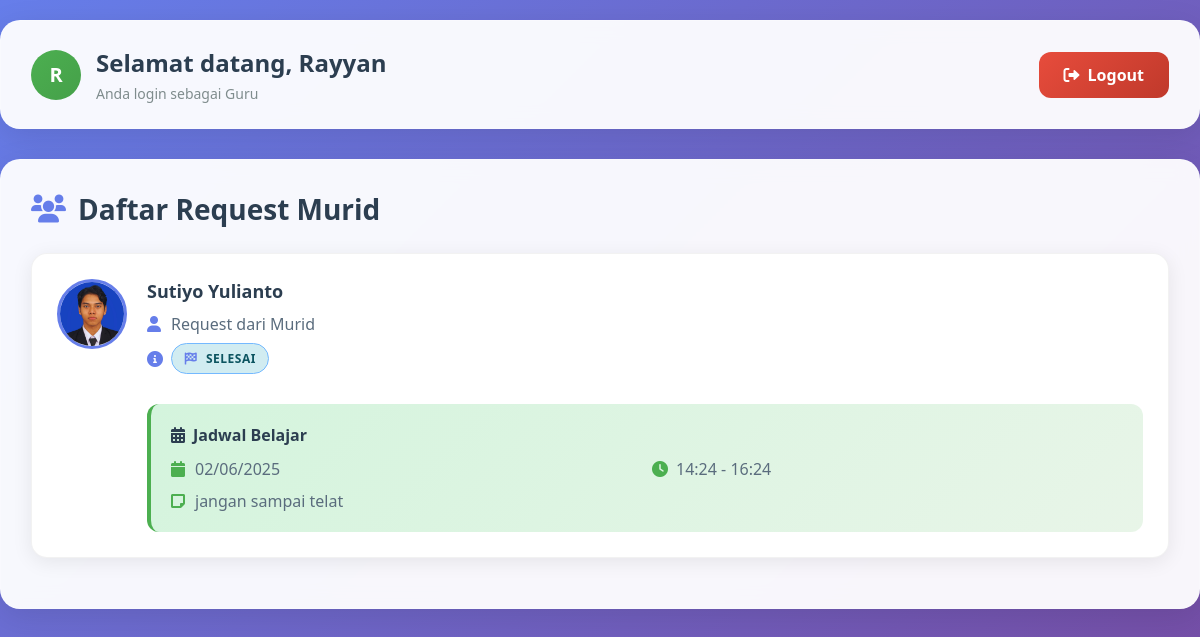
Page /dashboard.php (signed in) on the committed database.
### tables this page shows
CREATE TABLE `profiles` (
  `user_id` int(11) NOT NULL,
  `full_name` varchar(100) DEFAULT NULL,
  `skills` text DEFAULT NULL,
  `training_field` text DEFAULT NULL,
  `location` varchar(100) DEFAULT NULL,
  `profile_picture` varchar(255) DEFAULT NULL,
  `id_card` varchar(255) DEFAULT NULL
);

CREATE TABLE `requests` (
  `id` int(11) NOT NULL,
  `student_id` int(11) NOT NULL,
  `teacher_id` int(11) NOT NULL,
  `status` enum('pending','accepted','rejected','completed') NOT NULL DEFAULT 'pending',
  `created_at` timestamp NOT NULL DEFAULT current_timestamp()
);

CREATE TABLE `schedules` (
  `id` int(11) NOT NULL,
  `request_id` int(11) NOT NULL,
  `schedule_date` date NOT NULL,
  `start_time` time NOT NULL,
  `end_time` time NOT NULL,
  `notes` text DEFAULT NULL,
  `created_at` timestamp NOT NULL DEFAULT current_timestamp()
);

### dashboard.php (the view, shortened to what this page needs)
<?php
include __DIR__ . '/includes/db_connect.php';
$role = $_SESSION['role'];
$user_id = $_SESSION['user_id'];
$stmt = $conn->prepare("SELECT full_name FROM profiles WHERE user_id = ?");
$stmt->bind_param("i", $user_id);
$stmt->execute();
$profile = $stmt->get_result()->fetch_assoc();
?>
<!DOCTYPE html>
<html>
<head>
    <link href="https://cdnjs.cloudflare.com/ajax/libs/font-awesome/6.0.0/css/all.min.css" rel="stylesheet">
    <link rel="stylesheet" href="assets/css/style.css">
</head>
<body>
    <div class="container">
        <div class="header">
            <div class="welcome-section">
                <div class="user-avatar">
                    <?= strtoupper(substr($profile['full_name'] ?? 'U', 0, 1)) ?>
                </div>
                <div class="welcome-text">
                    <h1>Selamat datang, <?= htmlspecialchars($profile['full_name'] ?? 'Pengguna') ?></h1>
                    <p>Anda login sebagai <?= $role === 'teacher' ? 'Guru' : 'Murid' ?></p>
                </div>
            </div>
            <a href="logout.php" class="logout-btn">
                <i class="fas fa-sign-out-alt"></i>
                Logout
            </a>
        </div>
        <div class="main-content">
            <?php if ($role === 'teacher') : ?>
                <h2 class="section-title">
                    <i class="fas fa-users"></i>
                    Daftar Request Murid
                </h2>
                <?php
                $stmt = $conn->prepare("SELECT r.*, p.full_name, p.profile_picture
                                    FROM requests r
                                    JOIN profiles p ON r.student_id = p.user_id
                                    WHERE r.teacher_id = ?");
                $stmt->bind_param("i", $_SESSION['user_id']);
                $stmt->execute();
                $requests = $stmt->get_result();
                if ($requests->num_rows > 0) {
                    while ($request = $requests->fetch_assoc()) {
                        echo "<div class='card'>
                                <div class='request-card'>
                                    <div>";
                        if (!empty($request['profile_picture']) && file_exists(__DIR__ . '/uploads/' . $request['profile_picture'])) {
                            echo "<img src='uploads/".htmlspecialchars($request['profile_picture'])."' class='profile-image' alt='Profile'>";
                        } else {
                            echo "<div class='profile-placeholder'>".strtoupper(substr($request['full_name'], 0, 1))."</div>";
                        }
                        echo "</div>
                                <div class='request-info'>
                                    <h3>".htmlspecialchars($request['full_name'])."</h3>
                                    <div class='info-row'>
                                        <i class='fas fa-user'></i>
                                        <span>Request dari Murid</span>
                                    </div>";
                        $status_class = '';
                        $status_text = '';
                        $status_icon = '';
                        switch ($request['status']) {
                            case 'completed':
                                $status_class = 'status-completed';
                                $status_text = 'Selesai';
                                $status_icon = 'fas fa-flag-checkered';
                                break;
                        }
                        echo "<div class='info-row'>
                                <i class='fas fa-info-circle'></i>
                                <span class='status-badge ".$status_class."'>
                                    <i class='".$status_icon."'></i>
                                    ".$status_text."
                                </span>
                            </div>";
                        echo "<div class='action-buttons'>";
                        switch ($request['status']) {
                            case 'completed':
                                $schedule_stmt = $conn->prepare("SELECT * FROM schedules WHERE request_id = ?");
                                $schedule_stmt->bind_param("i", $request['id']);
                                $schedule_stmt->execute();
                                $schedule = $schedule_stmt->get_result()->fetch_assoc();
                                if ($schedule) {
                                    echo "</div>
                                          <div class='schedule-info'>
                                            <h4><i class='fas fa-calendar-alt'></i> Jadwal Belajar</h4>
                                            <div class='schedule-details'>
                                                <div class='schedule-detail'>
                                                    <i class='fas fa-calendar'></i>
                                                    <span>" . date('d/m/Y', strtotime($schedule['schedule_date'])) . "</span>
                                                </div>
                                                <div class='schedule-detail'>
                                                    <i class='fas fa-clock'></i>
                                                    <span>" . date('H:i', strtotime($schedule['start_time'])) . " - " . date('H:i', strtotime($schedule['end_time'])) . "</span>
                                                </div>
                                            </div>
                                            <div class='schedule-detail'>
                                                <i class='fas fa-sticky-note'></i>
                                                <span>" . htmlspecialchars($schedule['notes'] ?: 'Tidak ada catatan') . "</span>
                                            </div>
                                          </div>";
                                }
                                break;
                        }
                        echo "</div>
                                </div>
                            </div>
                        </div>";
                    }
                } else {
                    echo "<div class='empty-state'>
                            <i class='fas fa-inbox'></i>
                            <h3>Belum ada request dari murid</h3>
                            <p>Request dari murid akan muncul di sini</p>
                          </div>";
                }
                ?>
            <?php endif; ?>
        </div>
</body>
</html>

### assets/css/style.css (style rules this page uses)
* { margin: 0; padding: 0; box-sizing: border-box; }
body { font-family: 'Inter', -apple-system, BlinkMacSystemFont, 'Segoe UI', Roboto, sans-serif; background: linear-gradient(135deg, #667eea 0%, #764ba2 100%); min-height: 100vh; padding: 20px; }
.container { max-width: 1200px; margin: 0 auto; }
.header { background: rgba(255, 255, 255, 0.95); backdrop-filter: blur(10px); border-radius: 20px; padding: 25px 30px; margin-bottom: 30px; display: flex; justify-content: space-between; align-items: center; box-shadow: 0 8px 32px rgba(0, 0, 0, 0.1); border: 1px solid rgba(255, 255, 255, 0.2); }
.welcome-section { display: flex; align-items: center; gap: 15px; }
.user-avatar { width: 50px; height: 50px; background: linear-gradient(135deg, #4CAF50, #45a049); border-radius: 50%; display: flex; align-items: center; justify-content: center; color: white; font-size: 20px; font-weight: bold; }
.welcome-text h1 { font-size: 24px; color: #2c3e50; margin-bottom: 5px; }
.welcome-text p { color: #7f8c8d; font-size: 14px; }
.logout-btn { background: linear-gradient(135deg, #e74c3c, #c0392b); color: white; padding: 12px 25px; text-decoration: none; border-radius: 12px; font-weight: 600; transition: all 0.3s ease; display: flex; align-items: center; gap: 8px; }
.main-content { background: rgba(255, 255, 255, 0.95); backdrop-filter: blur(10px); border-radius: 20px; padding: 30px; box-shadow: 0 8px 32px rgba(0, 0, 0, 0.1); border: 1px solid rgba(255, 255, 255, 0.2); }
.section-title { font-size: 28px; color: #2c3e50; margin-bottom: 25px; display: flex; align-items: center; gap: 12px; }
.section-title i { color: #667eea; }
.card { background: white; border-radius: 16px; padding: 25px; margin-bottom: 20px; box-shadow: 0 4px 20px rgba(0, 0, 0, 0.08); border: 1px solid rgba(0, 0, 0, 0.05); transition: all 0.3s ease; }
.request-card { display: flex; gap: 20px; align-items: flex-start; }
.profile-image { width: 70px; height: 70px; border-radius: 50%; object-fit: cover; border: 3px solid #667eea; }
.request-info { flex: 1; }
.request-info h3 { color: #2c3e50; margin-bottom: 10px; font-size: 18px; }
.info-row { display: flex; align-items: center; gap: 8px; margin-bottom: 8px; color: #5a6c7d; }
.info-row i { width: 16px; color: #667eea; }
.status-badge { display: inline-flex; align-items: center; gap: 6px; padding: 6px 12px; border-radius: 20px; font-size: 12px; font-weight: 600; text-transform: uppercase; letter-spacing: 0.5px; }
.status-completed { background: #d1ecf1; color: #0c5460; border: 1px solid #74b9ff; }
.schedule-info { background: linear-gradient(135deg, #d4f4dd, #e8f5e8); padding: 20px; border-radius: 12px; margin-top: 15px; border-left: 4px solid #4CAF50; }
.schedule-info h4 { color: #2c3e50; margin-bottom: 12px; display: flex; align-items: center; gap: 8px; }
.schedule-details { display: grid; grid-template-columns: repeat(auto-fit, minmax(200px, 1fr)); gap: 10px; margin-bottom: 10px; }
.schedule-detail { display: flex; align-items: center; gap: 8px; color: #5a6c7d; }
.schedule-detail i { color: #4CAF50; width: 16px; }
body { font-family: 'Segoe UI', Tahoma, Geneva, Verdana, sans-serif; background: linear-gradient(135deg, #667eea 0%, #764ba2 100%); min-height: 100vh; padding: 20px 0; }

### rows in the picture
profiles: full_name "R", full_name "Rayyan"
requests: profiles.profile_picture (picture), profiles.full_name "Sutiyo Yulianto", status "SELESAI", schedules.schedule_date "02/06/2025", schedules.start_time "14:24", schedules.end_time "16:24", schedules.notes "jangan sampai telat"
